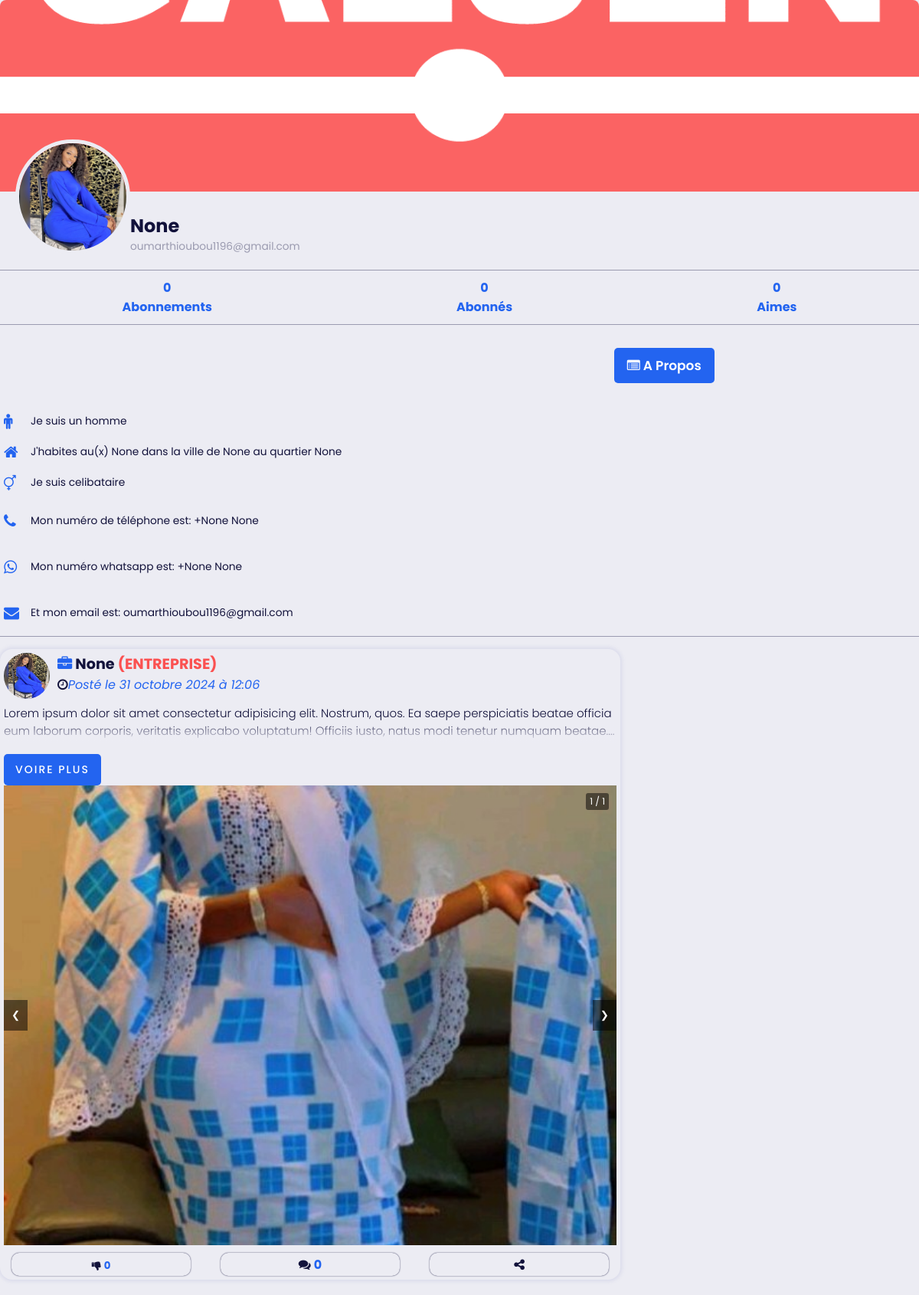
/profiles/2/, run on an earlier commit of the app's database.
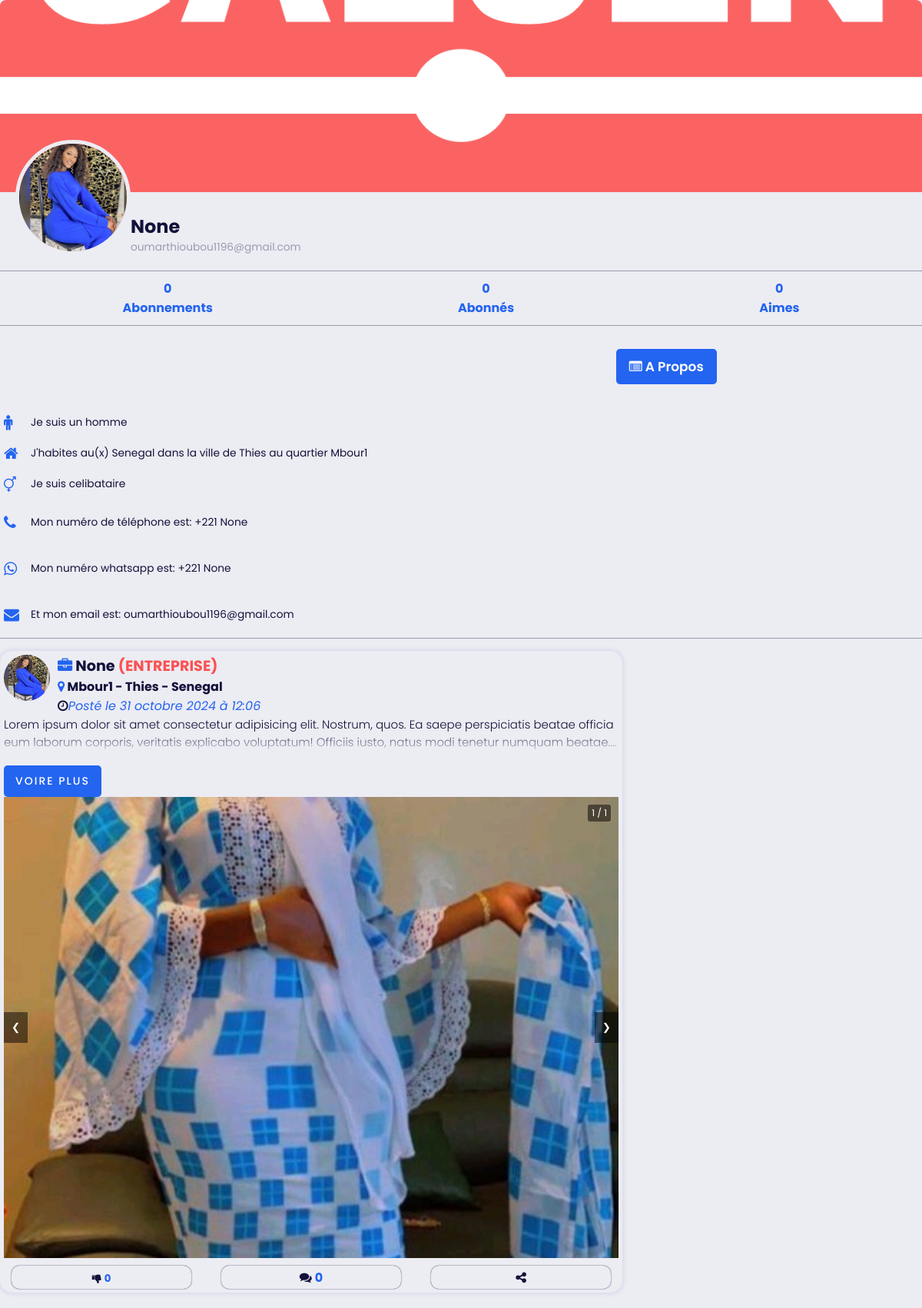
And on a later commit of the database.
### galsen/models.py (models this page shows, shortened)
class AbstractUser(BaseAbstractUser):
    groups = models.ManyToManyField(Group, related_name='customuser_set', blank=True)
    user_permissions = models.ManyToManyField(Permission, related_name='customuser_set', blank=True)

class CustomUser(AbstractUser):
    LANGUE = [
        ('français', 'Français'),
        ('anglais', 'Anglais'),
        ('spagnol', 'Espagnol'),
        ('italien', 'Italien'),
        ('arabe', 'Arabe'),
    ]
    ACCESS = [
        ('autorised', 'Autorisé(e)'),
        ('no_autorised', 'Non autorisé(e)'),
    ]
    ROLES = [
        ('personnel', 'Personnel(le)'),
        ('ecole', 'Ecole'),
        ('entreprise', 'Entreprise'),
    ]
    profile_image = models.ImageField(upload_to='profile_images/', null=True, blank=True)
    banner_image = models.ImageField(upload_to='banner_images/', null=True, blank=True)
    GENRE = [
        ('homme', 'Homme'),
        ('femme', 'Femme'),
    ]
    SITUATION_MATRIMONIALE = [
        ('celibataire', 'Célibataire'),
        ('marie', 'Marié(e)'),
        ('fiance', 'Fiancé(e)'),
        ('divorce', 'Divorcé(e)'),
    ]
    marque_dispositif = models.CharField(max_length=255, null=True, blank=True)
    metier = models.CharField(max_length=150, null=True, blank=True)
    etablissement = models.CharField(max_length=255, null=True, blank=True)
    pays = models.CharField(max_length=50, null=True, blank=True)
    ville = models.CharField(max_length=50, null=True, blank=True)
    quartier = models.CharField(max_length=50, null=True, blank=True)
    langue = models.CharField(max_length=255, null=True, blank=True)
    birthday = models.DateField(null=True, blank=True)
    indicatif_pays = models.CharField(max_length=15, null=True, blank=True)
    number_phone = models.CharField(max_length=15, null=True, blank=True)
    number_whatsapp = models.CharField(max_length=15, null=True, blank=True)
    number_telegram = models.CharField(max_length=15, null=True, blank=True)
    instagram_link = models.URLField(null=True, blank=True)
    twitter_link = models.URLField(null=True, blank=True)
    youtube_link = models.URLField(null=True, blank=True)
    website_link = models.URLField(null=True, blank=True)
    langue = models.CharField(max_length=255, choices=LANGUE, default='français')
    rôle = models.CharField(max_length=255, choices=ROLES, default='personnel')
    access = models.CharField(max_length=255, choices=ACCESS, default='no_autorised')
    genre = models.CharField(max_length=255, choices=GENRE, default='homme')
    situation_matrimoniale = models.CharField(max_length=20, choices=SITUATION_MATRIMONIALE, default='celibataire')
    followers = models.ManyToManyField('self', symmetrical=False, related_name='following_users', blank=True)
    def total_likes_received(self):
        total_likes = 0
        for post in self.post_set.all():
            total_likes += post.like_post.count()
        return total_likes

class AbstractUser(BaseAbstractUser):
    groups = models.ManyToManyField(Group, related_name='customuser_set', blank=True)
    user_permissions = models.ManyToManyField(Permission, related_name='customuser_set', blank=True)

class Post(models.Model):
    user = models.ForeignKey(CustomUser, on_delete=models.CASCADE)
    video = models.FileField(upload_to='post_videos/')
    contenu_post = models.TextField()
    tag_post = models.CharField(max_length=255)
    session_info = models.CharField(max_length=255, null=True, blank=True)
    date_creation_post = models.DateTimeField(auto_now_add=True)
    like_post = models.ManyToManyField(CustomUser, blank=True, related_name="likes")
    dislike = models.ManyToManyField(CustomUser, blank=True, related_name='dislikes')
    shared_boby = models.TextField(blank=True, null=True)
    share_on = models.DateTimeField(blank=True, null=True)
    shared_user = models.ForeignKey(CustomUser, on_delete=models.CASCADE, null=True, blank=True, related_name='+')
    class Meta:
        ordering = ['-date_creation_post', '-share_on']
    @property
    def nombre_commentaire(self):
        return Commentaire.objects.filter(post=self).count()

class MediasPost(models.Model):
    post = models.ForeignKey(Post, on_delete=models.CASCADE)
    image = models.ImageField(upload_to='post_images/')

### galsen/views.py (the view)
# urls.py: path('profiles/<int:user_id>/', views.user_detail, name='user_detail'),
def user_detail(request, user_id):
    profile_user = get_object_or_404(CustomUser, pk=user_id)
    posts = Post.objects.filter(user=profile_user)  # Récupère tous les posts de cet utilisateur
    return render(request, 'profils/users_public.html', {'profile_user': profile_user, 'posts': posts})

### galsen/templates/profils/users_public.html (shortened to what this page needs)
{% load static %}
<!DOCTYPE html>
<html lang="en">
<head>
    <link rel="stylesheet" href="{% static 'assets/icones/font-awesome/css/font-awesome.css' %}">
    <link rel="stylesheet" href="{% static 'assets/icones/font-awesome/css/font-awesome.min.css' %}">
    <link rel="stylesheet" href="{% static 'assets/ressources/styles/profil.css' %}">
    <link rel="stylesheet" href="{% static 'assets/ressources/styles/contenu.css' %}">
    <link rel="stylesheet" href="{% static 'assets/ressources/styles/theme.css' %}">
    <link rel="stylesheet" href="{% static 'assets/ressources/styles/lightbox.min.css' %}">
</head>
<body>
    <div class="profile-container">
        <div class="banner">
            {% if profile_user.banner_image and profile_user.banner_image.url %}
                <a href="{{ profile_user.banner_image.url }}" data-lightbox="mygallery">
                    <img src="{{ profile_user.banner_image.url }}">
                </a>
                {% else %}
                    <img src="{% static 'assets/default/user.png' %}">
            {% endif %}
        </div>
        <div class="profile-section">
          <div class="profile-pic">
                {% if profile_user.profile_image and profile_user.profile_image.url %}
                    <a href="{{ profile_user.profile_image.url }}" data-lightbox="mygallery">
                        <img src="{{ profile_user.profile_image.url }}">
                    </a>
                    {% else %}
                        <img src="{% static 'assets/default/user.png' %}">
                {% endif %}
          </div>
          <div class="profile-info">
            <h1>
                {% if profile_user.rôle == "personnel" %}
                    {{ profile_user.first_name }} {{ profile_user.last_name }}
                {% else %}
                    {{ profile_user.etablissement }}
                {% endif %}
            </h1>
            <p>{{ profile_user.email }}</p>
          </div>
        </div>
        <div class="profile-nav">
          <ul>
            <li><a href="#"><span>{{ profile_user.following_users.count }}</span>Abonnements</a></li>
            <li><a href="#"><span>{{ profile_user.followers.count }}</span>Abonnés</a></li>
            <li><a href="#"><span>{{ profile_user.total_likes_received }}</span>Aimes</a></li>
          </ul>
        </div>
        <div class="profile-content">
            <div class="buttons-1">
                <a href="{% url 'a_propos_detail' user_id=profile_user.id %}" class="button"> <i class="fa fa-list-alt"></i> A Propos </a>
            </div>
            <ul class="status">
                <li>
                    {% if profile_user.genre == "homme" %}
                        <i class="fa fa-male primary"></i>
                        <p>Je suis un
                            <span>{{ profile_user.genre }}</span>
                        </p>
                    {% elif profile_user.genre == "femme" %}
                        <i class="fa fa-female primary"></i>
                        <p>Je suis une
                            <span>{{ profile_user.genre }}</span>
                        </p>
                    {% else %}
                        <p>Genre non spécifié</p>
                    {% endif %}
                </li>
                <li>
                    <i class="fa fa-home primary"></i>
                    <p>J'habites au(x)
                        <span>{{ profile_user.pays }}</span> dans la ville de
                        <span>{{ profile_user.ville }}</span> au quartier
                        <span>{{ profile_user.quartier }}</span>
                     </p>
                </li>
                <li>
                    <i class="fa fa-transgender primary"></i>
                    <p>Je suis
                        <span>{{ profile_user.situation_matrimoniale }}</span>
                     </p>
                </li>
                <li>
                    <a href="tel:+{{ profile_user.indicatif_pays }}{{ profile_user.number_phone }}">
                        <i class="fa fa-phone primary"></i>
                        <p>Mon numéro de téléphone est:
                            <span>+{{ profile_user.indicatif_pays }} {{ profile_user.number_phone }}</span>
                        </p>
                    </a>
                </li>
                <li>
                    <a href="https://wa.me/+{{ profile_user.indicatif_pays }}{{ profile_user.number_phone }}">
                        <i class="fa fa-whatsapp primary"></i>
                        <p>Mon numéro whatsapp est:
                            <span>+{{ profile_user.indicatif_pays }} {{ profile_user.number_phone }}</span>
                        </p>
                    </a>
                </li>
                <li>
                    <a href="mailto:{{ profile_user.email }}">
                        <i class="fa fa-envelope primary"></i>
                        <p>Et mon email est:
                            <span>{{ profile_user.email }}</span>
                        </p>
                    </a>
                </li>
            </ul>
            {% if posts %}
                {% for post in posts %}
                    <div class="post-card post-card-user">
                        <div class="top-post">
                            <div class="infos-users">
                                <a href="#">
                                    <div class="image">
                                        {% if post.user.profile_image and post.user.profile_image.url %}
                                            <img src="{{ post.user.profile_image.url}}" class="enligne">
                                        {% else %}
                                            <img src="{% static 'assets/default/user.png' %}" class="enligne">
                                        {% endif %}
                                    </div>
                                    <div class="details">
                                        <div class="name">
                                            {% if post.user.rôle == "personnel" %}
                                                <h3> {{ post.user.first_name }} {{ post.user.last_name }} </h3>
                                            {% else %}
                                                <h3> <i class="fa fa-briefcase primary"></i> {{ post.user.etablissement }}
                                                    <span class="danger">
                                                        ({{ post.user.rôle|upper }})
                                                    </span>
                                                </h3>
                                            {% endif %}
                                        </div>
                                        <div class="user_localhome">
                                            <span>
                                                {% if post.user.quartier and post.user.ville and post.user.pays %}
                                                    <b><i class="fa fa-map-marker primary"></i> {{ post.user.quartier }}  - {{ post.user.ville }}  - {{ post.user.pays }} </b>
                                                {% endif %}
                                            </span>
                                        </div>
                                        <div class="time_post">
                                            <span class="fa fa-clock-o"><i class="primary">Posté le {{ post.date_creation_post|date:"d F Y à H:i" }}
                                                </i></span>
                                        </div>
                                    </div>
                                </a>
                            </div>
                        </div>
                        <div class="center-post">
                            <div class="description">
                                <p>
                                    {{ post.contenu_post|safe }}
                                </p>
                            </div>
                            <a class="more"></a>
                            {% if post.mediaspost_set.all or post.video %}
                                <div class="media-carousel" data-post-id="{{ post.id }}">
                                    <button class="prev-btn">&#10094;</button>
                                    <div class="media-wrapper" onclick="openModal(event)">
                                        {% for media in post.mediaspost_set.all %}
                                            {% if media.image %}
                                                <img src="{{ media.image.url }}" alt="Media 1" class="affiche">
                                            {% endif %}
                                        {% endfor %}
                                    </div>
                                    <button class="next-btn">&#10095;</button>
                                    <div class="media-indicator"></div>
                                </div>
                            {% endif %}
                        </div>
                        <section class="followers">
                            <a class="like-btn" data-like-url="{% url 'likes' post.pk %}">
                                <form id="like-form-{{ post.pk }}" method="POST" action="{% url 'likes' post.pk %}">
                                    <button type="submit" class="button-like" data-post-id="{{ post.pk }}">
                                        <span class="like-icon" id="likeIcon{{ post.pk }}">
                                            {% if user.is_authenticated %}
                                                {% if request.user in post.like_post.all %}
                                                    <i class="fa fa-thumbs-up primary"></i>
                                                {% else %}
                                                    <i class="fa fa-thumbs-down"></i>
                                                {% endif %}
                                            {% else %}
                                                <i class="fa fa-thumbs-down"></i>
                                            {% endif %}
                                        </span>
                                        <b class="number-like primary">{{ post.like_post.count }}</b>
                                    </button>
                                </form>
                            </a>
                            <a href="{% url 'post_comments' post.id %}">
                                <i class="fa fa-comments">
                                    <span class="primary" style="font-weight: bold;">
                                        {% if post.nombre_commentaire > 1000 %}
                                            {{ post.nombre_commentaire|divisibleby:1000|floatformat:"0.1" }}k
                                        {% else %}
                                            {{ post.nombre_commentaire }}
                                        {% endif %}
                                    </span>
                                </i>
                            </a>
                            <a onclick="openPopup('{{ post.id }}')">
                                <i class="fa fa-share-alt"></i>
                            </a>
                        </section>
                    </div>
                {% endfor %}
                    {% else %}
                    <center>
                        <p class="success">Aucune poste disponible pour le moment.</p>
                    </center>
            {% endif %}
        </div>
      </div>
</body>
</html>

What changed in the data, as far as the page shows it:
changed CustomUser "None": pays "None" → "Senegal"; ville "None" → "Thies"; quartier "None" → "Mbour1"; indicatif_pays "None" → "221"
changed through a linked row, Post "None": user.quartier (not shown) → "Mbour1"; user.ville (not shown) → "Thies"; user.pays (not shown) → "Senegal"
